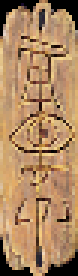
#> input picture d2r_image/resources/screen_objects/charms/gc1.png, 26 x 92 px (shown 3 times larger)
$ python -i misc.py   (imports and definitions only)
#> lines starting #> are read from the running program, lines starting #| are printed output that depends on the picture; after the words box and inside, x2 and y2 are one past the last pixel; in counts of white or black regions, pixels touching at a corner belong together
#> further down, picture is the input picture: shape (92, 26, 3); mean B, G, R 97.4, 135, 172.5
import numpy as np
from copy import deepcopy
import cv2


def cut_roi(img, roi):
    x, y, w, h = roi
    return img[y:y+h, x:x+w]


def erode_to_black(img: np.ndarray, threshold: int = 14):
    # Cleanup image with erosion image as marker with morphological reconstruction
#> called with threshold = 14
    gray = cv2.cvtColor(img, cv2.COLOR_BGR2GRAY)
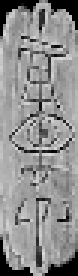
#> gray: shape (92, 26) (shown 3 times larger); min 0, max 219, mean 141.9
    thresh = cv2.threshold(gray, threshold, 255, cv2.THRESH_BINARY)[1]
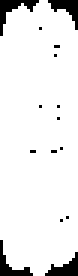
#> thresh: shape (92, 26) (shown 3 times larger); 92.1% white; 15 black regions (11 under 20 px), largest, box (x1, y1, x2, y2) and area: (0, 0, 13, 12) 49, (16, 0, 26, 10) 43, (15, 84, 26, 92) 43, (0, 80, 11, 92) 41
    kernel = np.ones((3, 3), np.uint8)
    marker = thresh.copy()
    marker[1:-1, 1:-1] = 0
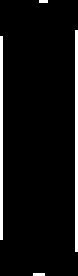
#> marker: shape (92, 26) (shown 3 times larger); 6.2% white in thin lines or dots
    while True:
        tmp = marker.copy()
        marker = cv2.dilate(marker, kernel)
        marker = cv2.min(thresh, marker)
        difference = cv2.subtract(marker, tmp)
        if cv2.countNonZero(difference) <= 0:
            break
#> this loop made 13 passes
#> pass 1, in erode_to_black, `marker = cv2.dilate(marker, kernel)`:
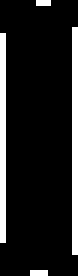
#> marker: shape (92, 26) (shown 3 times larger); 13.1% white; 4 white regions (2 under 20 px), largest, box (x1, y1, x2, y2) and area: (24, 9, 26, 85) 152, (0, 11, 2, 81) 140
#> pass 1, in erode_to_black, `marker = cv2.min(thresh, marker)`:
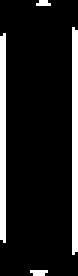
#> marker: shape (92, 26) (shown 3 times larger); 12.8% white; 4 white regions (2 under 20 px), largest, box (x1, y1, x2, y2) and area: (24, 9, 26, 85) 150, (0, 11, 2, 81) 138
#> pass 1, in erode_to_black, `difference = cv2.subtract(marker, tmp)`:
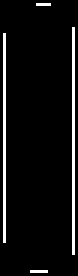
#> difference: shape (92, 26) (shown 3 times larger); 6.6% white in thin lines or dots
#> pass 2, in erode_to_black, `marker = cv2.dilate(marker, kernel)`:
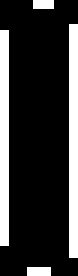
#> marker: shape (92, 26) (shown 3 times larger); 20.7% white; 4 white regions, box (x1, y1, x2, y2) and area: (23, 8, 26, 86) 234, (0, 10, 3, 82) 216, (9, 89, 17, 92) 24, (11, 0, 18, 3) 21
    mask_r = cv2.bitwise_not(marker)
    mask_color_r = cv2.cvtColor(mask_r, cv2.COLOR_GRAY2BGR)
    img = cv2.bitwise_and(img, mask_color_r)
    return img


def roi_center(roi: list[float] = None):
    x, y, w, h = roi
    return round(x + w/2), round(y + h/2)


# [40 lines left out: functions color_filter, alpha_to_mask, not called in this run]

>>> import cv2
>>> picture = cv2.imread('../resources/screen_objects/charms/gc1.png')
>>> result = erode_to_black(picture)

$ run again, on d2r_image/resources/screen_objects/charms/gc2.png
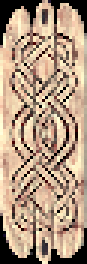
#> input picture d2r_image/resources/screen_objects/charms/gc2.png, 29 x 88 px (shown 3 times larger)
#> picture is the input picture: shape (88, 29, 3); mean B, G, R 129.7, 153, 178
#> in erode_to_black, `thresh = cv2.threshold(gray, threshold, 255, cv2.THRESH_BINARY)[1]`:
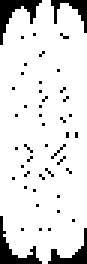
#> thresh: shape (88, 29) (shown 3 times larger); 88% white; 47 black regions (43 under 20 px), largest, box (x1, y1, x2, y2) and area: (0, 0, 14, 15) 76, (0, 72, 14, 88) 66, (16, 76, 29, 88) 52, (17, 0, 29, 11) 47
#> the loop in erode_to_black, `while True:` made 15 passes
#> pass 2, in erode_to_black, `marker = cv2.dilate(marker, kernel)`:
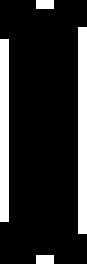
#> marker: shape (88, 29) (shown 3 times larger); 16.7% white; 4 white regions (2 under 20 px), largest, box (x1, y1, x2, y2) and area: (26, 9, 29, 78) 207, (0, 13, 3, 74) 183

$ run again, on d2r_image/resources/screen_objects/charms/sc1.png
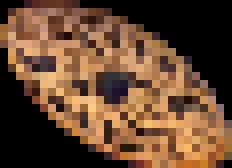
#> input picture d2r_image/resources/screen_objects/charms/sc1.png, 29 x 21 px (shown 8 times larger)
#> picture is the input picture: shape (21, 29, 3); mean B, G, R 48.5, 71.5, 102.7
#> in erode_to_black, `thresh = cv2.threshold(gray, threshold, 255, cv2.THRESH_BINARY)[1]`:
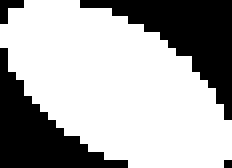
#> thresh: shape (21, 29) (shown 8 times larger); 66.8% white; 4 black regions (2 under 20 px), largest, box (x1, y1, x2, y2) and area: (10, 0, 29, 15) 105, (0, 6, 16, 21) 91
#> the loop in erode_to_black, `while True:` made 11 passes
#> pass 2, in erode_to_black, `marker = cv2.dilate(marker, kernel)`:
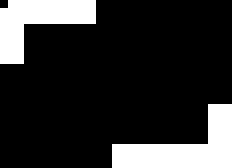
#> marker: shape (21, 29) (shown 8 times larger); 18.1% white; 2 white regions, box (x1, y1, x2, y2) and area: (14, 13, 29, 21) 60, (0, 0, 12, 8) 50
#> img: shape (21, 29, 3); every value is 0
